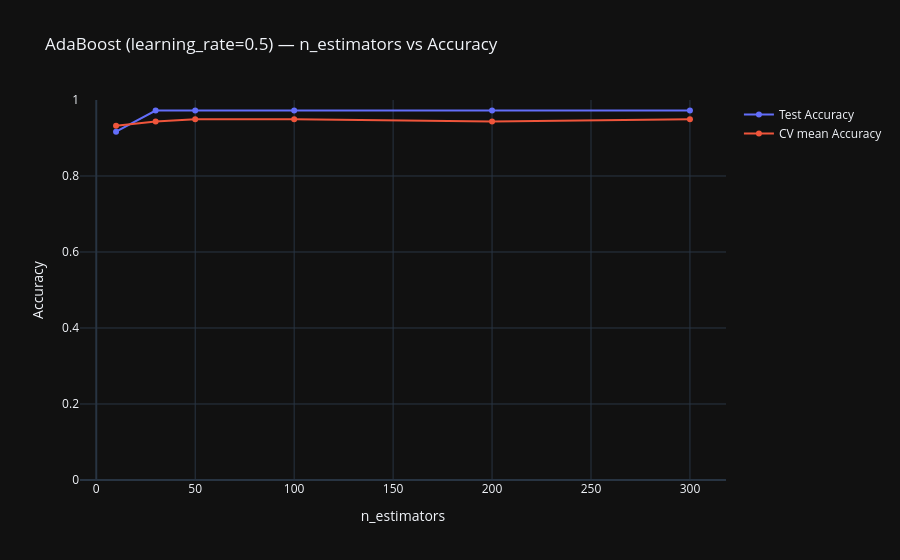

The notebook cell this image was saved under:
### Markdown cell above
### n_estimators 변화에 따른 성능 (learning_rate=0.5 고정)
- 왜? 스텝 수가 늘수록 점진적으로 좋아지다가 과적합될 수 있기 때문
- Test Accuracy + CV 평균을 함께 봄(운빨 대비)

### Code cell
from sklearn.ensemble import AdaBoostClassifier
from sklearn.tree import DecisionTreeClassifier
from sklearn.metrics import accuracy_score
from sklearn.model_selection import cross_val_score
import plotly.graph_objects as go
import pandas as pd

# 약한 학습기: 깊이 1 의사결정나무
stump = DecisionTreeClassifier(max_depth=1, random_state=42)

n_list = [10, 30, 50, 100, 200, 300]
rows = []

for n in n_list:
    ada = AdaBoostClassifier(
        estimator=stump,
        n_estimators=n,
        learning_rate=0.5,
        random_state=42,
    )
    ada.fit(X_train, y_train)
    test_acc = accuracy_score(y_test, ada.predict(X_test))
    cv_mean = cross_val_score(ada, X, y, cv=cv, scoring="accuracy", n_jobs=-1).mean()
    rows.append((n, test_acc, cv_mean))

df_curve = pd.DataFrame(rows, columns=["n_estimators", "Test Acc", "CV mean acc"])
display(df_curve)

fig = go.Figure()
fig.add_trace(go.Scatter(
    x=df_curve["n_estimators"], y=df_curve["Test Acc"],
    mode="lines+markers", name="Test Accuracy"
))
fig.add_trace(go.Scatter(
    x=df_curve["n_estimators"], y=df_curve["CV mean acc"],
    mode="lines+markers", name="CV mean Accuracy"
))
fig.update_layout(
    title="AdaBoost (learning_rate=0.5) — n_estimators vs Accuracy",
    xaxis_title="n_estimators",
    yaxis_title="Accuracy",
    template="plotly_dark",
    yaxis=dict(range=[0, 1])
)
fig.show()

# CV 평균과 Test값이 가깝게 **움직이면** 안정적임
# 멀어지면 오버핏 신호로 볼 수 있음
# 스탭수(n_es....) 너무 적으면 언더핏, 지나치게 많으면 오버핏으로 판단할 수 있음

### Figure 1 — Plotly figure (JSON) as saved in the notebook; plotly's stock layout.template omitted (floating-point values rounded to 4 significant figures)
{"data": [{"mode": "lines+markers", "name": "Test Accuracy", "x": [10, 30, 50, 100, 200, 300], "y": [0.9167, 0.9722, 0.9722, 0.9722, 0.9722, 0.9722], "type": "scatter"}, {"mode": "lines+markers", "name": "CV mean Accuracy", "x": [10, 30, 50, 100, 200, 300], "y": [0.9324, 0.9437, 0.9492, 0.9492, 0.9437, 0.9494], "type": "scatter"}], "layout": {"yaxis": {"title": {"text": "Accuracy"}, "range": [0, 1]}, "title": {"text": "AdaBoost (learning_rate=0.5) — n_estimators vs Accuracy"}, "xaxis": {"title": {"text": "n_estimators"}}}}
